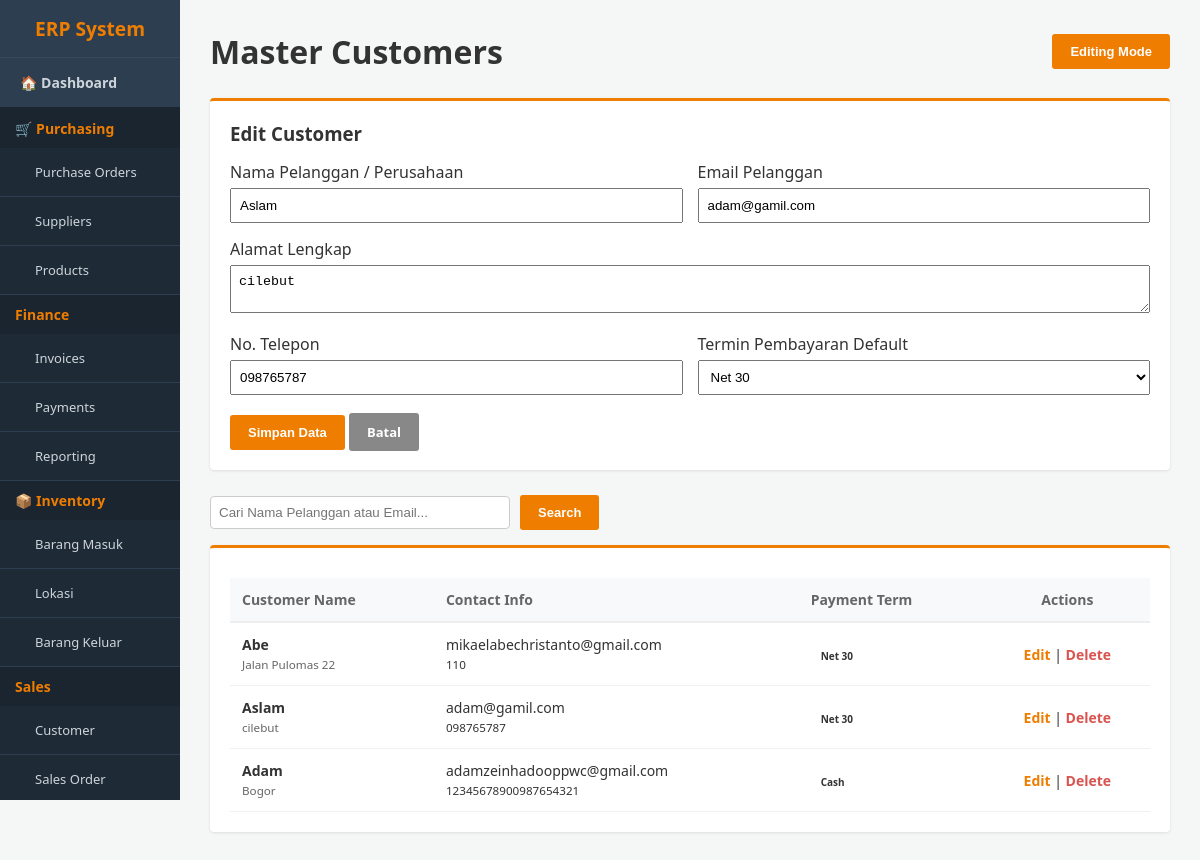
The app's page /customer.php?edit=2 with its own data.
### tables this page shows
CREATE TABLE `customer` (
  `id_customer` int(11) NOT NULL,
  `nama_pelanggan` varchar(100) NOT NULL,
  `alamat` text DEFAULT NULL,
  `email` varchar(50) DEFAULT NULL,
  `telepon` varchar(20) DEFAULT NULL,
  `term_pembayaran` varchar(50) DEFAULT 'Net 30',
  `created_at` timestamp NOT NULL DEFAULT current_timestamp()
);

### customer.php (the view, shortened to what this page needs)
<?php
include 'config.php';
$val = [
    'id_customer' => '', 'nama_pelanggan' => '', 'alamat' => '',
    'email' => '', 'telepon' => '', 'term_pembayaran' => 'Net 30'
];
if (isset($_GET['edit'])) {
    $id = $_GET['edit'];
    $res = mysqli_query($conn, "SELECT * FROM customer WHERE id_customer = $id");
    if ($res) {
        $val = mysqli_fetch_assoc($res);
    }
}
include 'header.php';
?>
<div class="header-bar">
    <h1>Master Customers</h1>
    <button onclick="toggleForm()" class="btn-orange">
        <?= isset($_GET['edit']) ? 'Editing Mode' : '+ Create New Customer' ?>
    </button>
</div>
<div id="form-customer" class="card" style="display: <?= isset($_GET['edit']) ? 'block' : 'none' ?>; margin-bottom: 25px;">
    <h3 style="margin-bottom: 15px;"><?= empty($val['id_customer']) ? 'Add New' : 'Edit' ?> Customer</h3>
    <form method="POST" action="customer.php">
        <div style="display: grid; grid-template-columns: 1fr 1fr; gap: 15px;">
            <div>
                <label>Nama Pelanggan / Perusahaan</label>
                <input type="text" name="nama_pelanggan" style="width:100%; padding:8px; margin-top:5px;" value="<?= $val['nama_pelanggan'] ?>" required>
            </div>
            <div>
                <label>Email Pelanggan</label>
                <input type="email" name="email" style="width:100%; padding:8px; margin-top:5px;" value="<?= $val['email'] ?>">
            </div>
            <div style="grid-column: span 2;">
                <label>Alamat Lengkap</label>
                <textarea name="alamat" style="width:100%; padding:8px; margin-top:5px;" rows="2"><?= $val['alamat'] ?></textarea>
            </div>
            <div>
                <label>No. Telepon</label>
                <input type="text" name="telepon" style="width:100%; padding:8px; margin-top:5px;" value="<?= $val['telepon'] ?>">
            </div>
            <div>
                <label>Termin Pembayaran Default</label>
                <select name="term_pembayaran" style="width:100%; padding:8px; margin-top:5px;">
                    <option value="Net 30" <?= $val['term_pembayaran'] == 'Net 30' ? 'selected' : '' ?>>Net 30</option>
                </select>
            </div>
        </div>
        <div style="margin-top: 20px;">
            <button type="submit" name="save_customer" class="btn-orange">Simpan Data</button>
            <a href="customer.php" class="btn-orange" style="background:#888; text-decoration:none;">Batal</a>
        </div>
    </form>
</div>
<div style="margin-bottom: 15px;">
    <form method="GET" action="customer.php" style="display:flex; gap:10px; align-items:center;">
        <input type="text" name="search" placeholder="Cari Nama Pelanggan atau Email..." style="padding: 8px; width: 300px; border: 1px solid #ccc; border-radius: 4px;" value="<?= isset($_GET['search']) ? htmlspecialchars($_GET['search']) : '' ?>">
        <button type="submit" class="btn-orange">Search</button>
    </form>
</div>
<div class="card">
    <table>
        <thead>
            <tr>
                <th>Customer Name</th>
                <th>Contact Info</th>
                <th>Payment Term</th>
                <th style="text-align:center">Actions</th>
            </tr>
        </thead>
        <tbody>
            <?php
            $search_query = "";
            $result = mysqli_query($conn, "SELECT * FROM customer $search_query ORDER BY id_customer DESC");
            if (mysqli_num_rows($result) > 0) {
                while($row = mysqli_fetch_assoc($result)) {
                    echo "<tr>
                        <td>
                            <strong>{$row['nama_pelanggan']}</strong><br>
                            <small style='color:#666'>{$row['alamat']}</small>
                        </td>
                        <td>
                            {$row['email']}<br>
                            <small>{$row['telepon']}</small>
                        </td>
                        <td><span class='badge bg-draft'>{$row['term_pembayaran']}</span></td>
                        <td style='text-align:center'>
                            <a href='customer.php?edit={$row['id_customer']}' style='color:#ef7d00; text-decoration:none; font-weight:bold;'>Edit</a> |
                            <a href='customer.php?delete={$row['id_customer']}' style='color:#d9534f; text-decoration:none; font-weight:bold;' onclick='return confirm(\"Yakin ingin menghapus customer ini?\")'>Delete</a>
                        </td>
                    </tr>";
                }
            } else {
                echo "<tr><td colspan='4' style='text-align:center; padding:20px;'>Belum ada data customer.</td></tr>";
            }
            ?>
        </tbody>
    </table>
</div>
<?php echo "</div></body></html>"; ?>

### header.php (style rules this page uses)
* { box-sizing: border-box; margin: 0; padding: 0; }
body { font-family: 'Segoe UI', Arial, sans-serif; background-color: #f4f7f6; color: #333; display: block; }
.header-bar { display: flex; justify-content: space-between; align-items: center; margin-bottom: 25px; }
.card { background: white; padding: 20px; border-radius: 4px; box-shadow: 0 1px 3px rgba(0,0,0,0.1); border-top: 3px solid #ef7d00; margin-bottom: 25px; }
table, .table-odoo { width: 100%; border-collapse: collapse; margin-top: 10px; font-size: 14px; }
table th, .table-odoo th { background-color: #f8f9fa; text-align: left; padding: 12px; border-bottom: 2px solid #eee; color: #666; }
table td, .table-odoo td { padding: 12px; border-bottom: 1px solid #f1f1f1; }
.btn-orange { background-color: #ef7d00; color: white; padding: 10px 18px; border: none; border-radius: 3px; cursor: pointer; text-decoration: none; font-size: 13px; font-weight: bold; }
.badge { padding: 4px 10px; border-radius: 20px; font-size: 10px; font-weight: bold; }

### records on screen
customer: nama_pelanggan "Aslam", email "adam@gamil.com", alamat "cilebut", telepon "098765787", term_pembayaran "Net 30"
customer: nama_pelanggan "Abe", alamat "Jalan Pulomas 22", email "mikaelabechristanto@gmail.com", telepon "110", term_pembayaran "Net 30"
customer: nama_pelanggan "Adam", alamat "Bogor", email "adamzeinhadooppwc@gmail.com", telepon "12345678900987654321", term_pembayaran "Cash"
